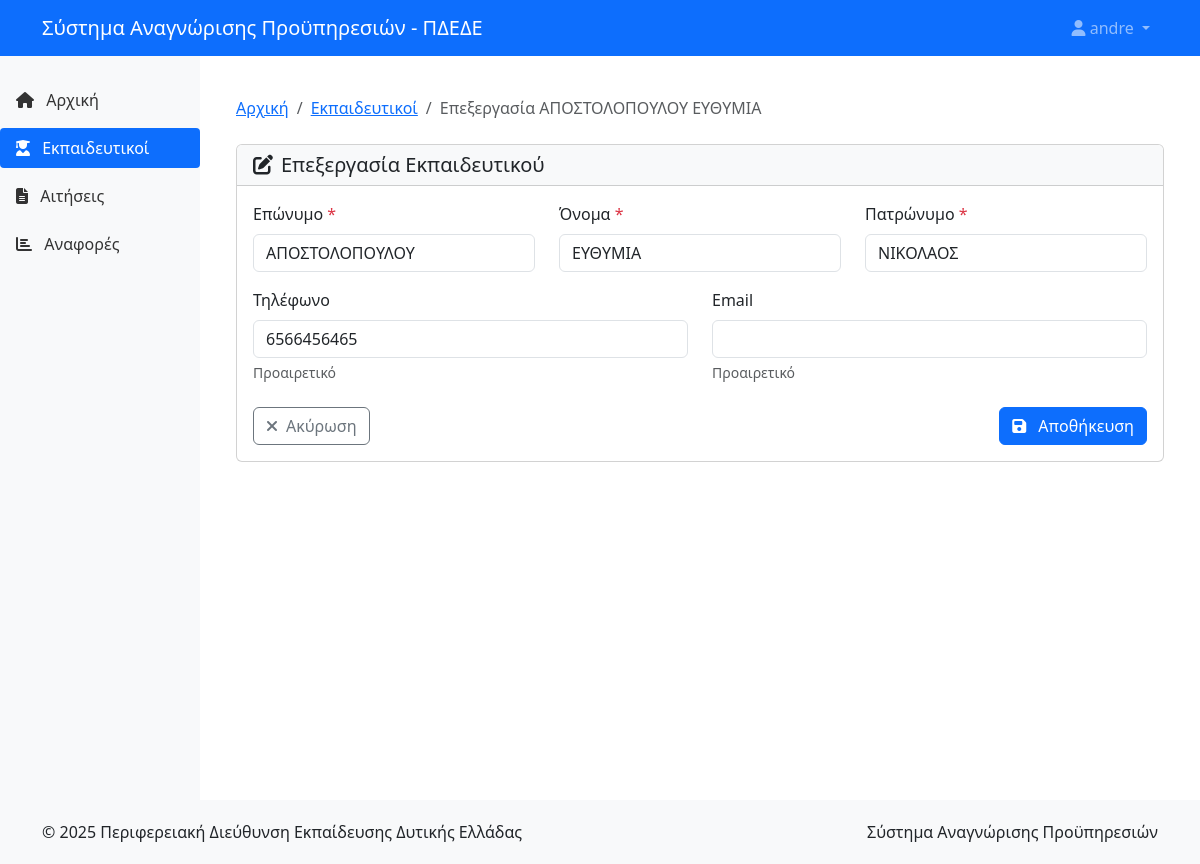
/teachers/1/edit/ (signed in), run on the app's committed database.
### proipiresia/models.py (models this page shows, shortened)
class Teacher(models.Model):
    first_name = models.CharField(max_length=100, verbose_name="Όνομα")
    last_name = models.CharField(max_length=100, verbose_name="Επώνυμο")
    father_name = models.CharField(max_length=100, verbose_name="Πατρώνυμο")
    specialties = models.ManyToManyField(Specialty, through='TeacherSpecialty', verbose_name="Ειδικότητες")
    phone = models.CharField(max_length=20, blank=True, null=True, verbose_name="Τηλέφωνο")
    email = models.EmailField(blank=True, null=True, verbose_name="Email")
    class Meta:
        verbose_name = "Εκπαιδευτικός"
        verbose_name_plural = "Εκπαιδευτικοί"
        ordering = ['last_name', 'first_name']
        constraints = [
            models.UniqueConstraint(
                fields=['first_name', 'last_name', 'father_name'],
                name='unique_teacher'
            )
        ]

### proipiresia/views.py (the view, shortened to what this page needs)
# urls.py: path('teachers/<int:pk>/edit/', views.TeacherUpdateView.as_view(), name='teacher-update'),
class TeacherUpdateView(LoginRequiredMixin, UpdateView):
    model = Teacher
    form_class = TeacherForm
    template_name = 'proipiresia/teacher_form.html'

### proipiresia/forms.py
class TeacherForm(forms.ModelForm):
    class Meta:
        model = Teacher
        fields = ('first_name', 'last_name', 'father_name', 'phone', 'email')
        widgets = {
            'first_name': forms.TextInput(attrs={'class': 'form-control'}),
            'last_name': forms.TextInput(attrs={'class': 'form-control'}),
            'father_name': forms.TextInput(attrs={'class': 'form-control'}),
            'phone': forms.TextInput(attrs={'class': 'form-control'}),
            'email': forms.EmailInput(attrs={'class': 'form-control'}),
        }

### proipiresia/templates/proipiresia/teacher_form.html (shortened to what this page needs)
{% extends 'proipiresia/base.html' %}
{% block content %}
<div class="container py-4">
    <nav aria-label="breadcrumb" class="mb-4">
        <ol class="breadcrumb">
            <li class="breadcrumb-item"><a href="{% url 'home' %}">Αρχική</a></li>
            <li class="breadcrumb-item"><a href="{% url 'teacher-list' %}">Εκπαιδευτικοί</a></li>
            <li class="breadcrumb-item active" aria-current="page">
                {% if form.instance.id %}
                Επεξεργασία {{ form.instance.last_name }} {{ form.instance.first_name }}
                {% else %}
                Νέος Εκπαιδευτικός
                {% endif %}
            </li>
        </ol>
    </nav>
    <div class="card">
        <div class="card-header bg-light">
            <h5 class="mb-0">
                {% if form.instance.id %}
                <i class="fas fa-edit me-2"></i>Επεξεργασία Εκπαιδευτικού
                {% else %}
                <i class="fas fa-user-plus me-2"></i>Νέος Εκπαιδευτικός
                {% endif %}
            </h5>
        </div>
        <div class="card-body">
            <form method="post" novalidate>
                <div class="row mb-3">
                    <div class="col-md-4">
                        <label for="{{ form.last_name.id_for_label }}" class="form-label">{{ form.last_name.label }} <span class="text-danger">*</span></label>
                        {{ form.last_name }}
                    </div>
                    <div class="col-md-4">
                        <label for="{{ form.first_name.id_for_label }}" class="form-label">{{ form.first_name.label }} <span class="text-danger">*</span></label>
                        {{ form.first_name }}
                    </div>
                    <div class="col-md-4">
                        <label for="{{ form.father_name.id_for_label }}" class="form-label">{{ form.father_name.label }} <span class="text-danger">*</span></label>
                        {{ form.father_name }}
                    </div>
                </div>
                <div class="row mb-3">
                    <div class="col-md-6">
                        <label for="{{ form.phone.id_for_label }}" class="form-label">{{ form.phone.label }}</label>
                        {{ form.phone }}
                        <div class="form-text">Προαιρετικό</div>
                    </div>
                    <div class="col-md-6">
                        <label for="{{ form.email.id_for_label }}" class="form-label">{{ form.email.label }}</label>
                        {{ form.email }}
                        <div class="form-text">Προαιρετικό</div>
                    </div>
                </div>
                <div class="d-flex justify-content-between mt-4">
                    <a href="{% if form.instance.id %}{% url 'teacher-detail' form.instance.id %}{% else %}{% url 'teacher-list' %}{% endif %}" class="btn btn-outline-secondary">
                        <i class="fas fa-times me-2"></i>Ακύρωση
                    </a>
                    <button type="submit" class="btn btn-primary">
                        <i class="fas fa-save me-2"></i>
                        {% if form.instance.id %}
                        Αποθήκευση
                        {% else %}
                        Δημιουργία
                        {% endif %}
                    </button>
                </div>
            </form>
        </div>
    </div>
</div>
{% endblock %}

### proipiresia/templates/proipiresia/base.html (shortened to what this page needs)
<!DOCTYPE html>
<html lang="el">
<head>
    <link href="https://cdn.jsdelivr.net/npm/bootstrap@5.3.0/dist/css/bootstrap.min.css" rel="stylesheet">
    <link rel="stylesheet" href="https://cdnjs.cloudflare.com/ajax/libs/font-awesome/6.4.0/css/all.min.css">
</head>
<body>
    <nav class="navbar navbar-expand-lg navbar-dark bg-primary fixed-top">
        <div class="container">
            <a class="navbar-brand" href="{% url 'home' %}">
                <span>Σύστημα Αναγνώρισης Προϋπηρεσιών - ΠΔΕΔΕ</span>
            </a>
            <div class="collapse navbar-collapse" id="navbarNav">
                <ul class="navbar-nav ms-auto">
                    {% if user.is_authenticated %}
                    <li class="nav-item dropdown">
                        <a class="nav-link dropdown-toggle" href="#" id="navbarDropdown" role="button" data-bs-toggle="dropdown" aria-expanded="false">
                            <i class="fas fa-user"></i> {{ user.get_full_name|default:user.username }}
                        </a>
                    </li>
                    {% else %}
                    <li class="nav-item">
                        <a class="nav-link" href="{% url 'login' %}"><i class="fas fa-sign-in-alt"></i> Σύνδεση</a>
                    </li>
                    {% endif %}
                </ul>
            </div>
        </div>
    </nav>
    <div class="container-fluid">
        <div class="row">
            {% if user.is_authenticated %}
            <div class="col-md-3 col-lg-2 d-md-block sidebar collapse">
                <div class="position-sticky">
                    <ul class="nav flex-column">
                        <li class="nav-item">
                            <a class="nav-link {% if request.path == '/' %}active{% endif %}" href="{% url 'home' %}">
                                <i class="fas fa-home"></i> Αρχική
                            </a>
                        </li>
                        <li class="nav-item">
                            <a class="nav-link {% if '/teachers/' in request.path %}active{% endif %}" href="{% url 'teacher-list' %}">
                                <i class="fas fa-user-graduate"></i> Εκπαιδευτικοί
                            </a>
                        </li>
                        <li class="nav-item">
                            <a class="nav-link {% if '/applications/' in request.path %}active{% endif %}" href="{% url 'application-list' %}">
                                <i class="fas fa-file-alt"></i> Αιτήσεις
                            </a>
                        </li>
                        <li class="nav-item">
                            <a class="nav-link {% if '/reports/' in request.path %}active{% endif %}" href="{% url 'generate-report' %}">
                                <i class="fas fa-chart-bar"></i> Αναφορές
                            </a>
                        </li>
                    </ul>
                </div>
            </div>
            <main class="col-md-9 ms-sm-auto col-lg-10 px-md-4 content">
            {% else %}
            <main class="col-12 content">
            {% endif %}
                <div class="mt-3">
                    {% block content %}{% endblock %}
                </div>
            </main>
        </div>
    </div>
    <footer class="footer">
        <div class="container">
            <div class="row">
                <div class="col-md-6">
                    <p class="mb-0">&copy; {% now "Y" %} Περιφερειακή Διεύθυνση Εκπαίδευσης Δυτικής Ελλάδας</p>
                </div>
                <div class="col-md-6 text-md-end">
                    <p class="mb-0">Σύστημα Αναγνώρισης Προϋπηρεσιών</p>
                </div>
            </div>
        </div>
    </footer>
</body>
</html>

### proipiresia/templates/proipiresia/base.html (style rules this page uses)
body { padding-top: 56px; min-height: 100vh; display: flex; flex-direction: column; }
.content { flex: 1; }
.footer { margin-top: auto; padding: 20px 0; background-color: #f8f9fa; }
.sidebar { min-height: calc(100vh - 56px); background-color: #f8f9fa; padding: 20px 0; }
.sidebar .nav-link { color: #333; padding: 8px 16px; margin: 4px 0; border-radius: 4px; }
.sidebar .nav-link.active { background-color: #0d6efd; color: white; }
.sidebar .nav-link i { margin-right: 8px; }

### data on the page
Teacher: instance.last_name "ΑΠΟΣΤΟΛΟΠΟΥΛΟΥ", instance.first_name "ΕΥΘΥΜΙΑ", last_name "ΑΠΟΣΤΟΛΟΠΟΥΛΟΥ", first_name "ΕΥΘΥΜΙΑ", father_name "ΝΙΚΟΛΑΟΣ", phone "6566456465"

### other printed values
{{ user.get_full_name|default:user.username }} "andre"
